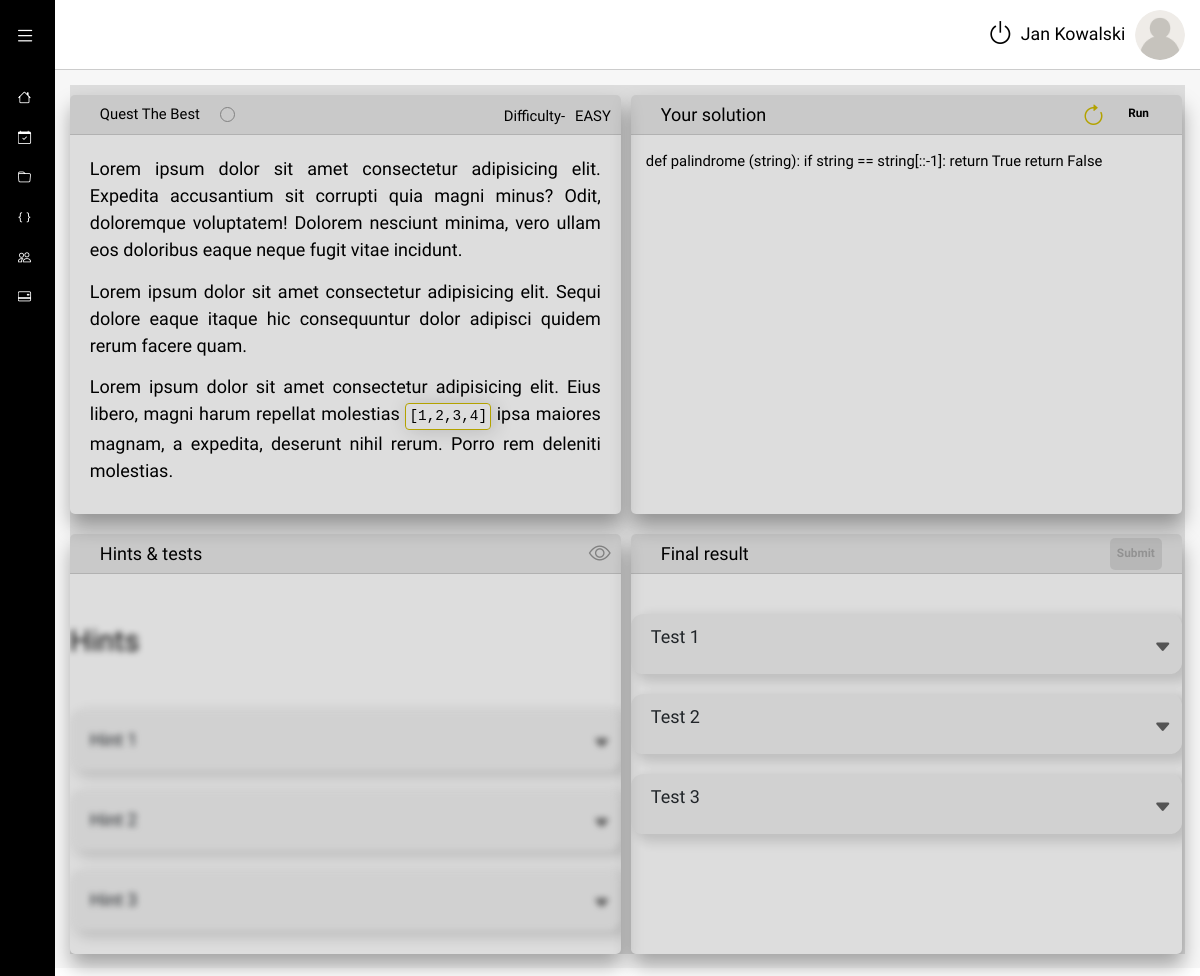
Before: /exercises/3/ (signed in) with the older database file.
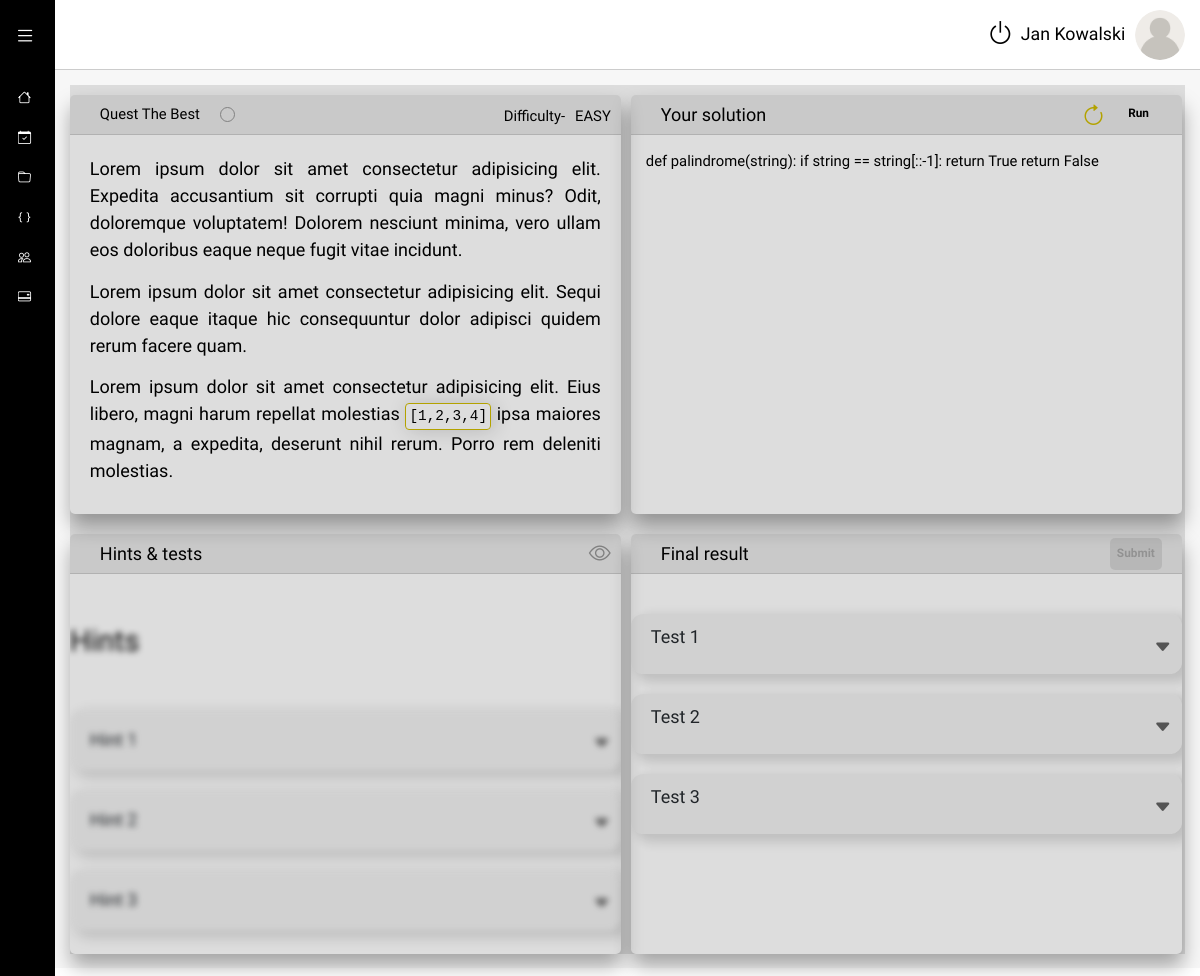
After: the same page with the newer database file.
### Exercises_checker/models.py (models this page shows, shortened)
class ExerciseStatus(models.Model):
    user = models.ForeignKey(User, on_delete=models.CASCADE)
    exercise = models.ForeignKey(Exercise, null=True, on_delete=models.SET_NULL)
    done = models.BooleanField(default=False)
    code = models.TextField(default="", blank=True)

### Exercises_checker/views.py (the view)
# urls.py: path("<int:pk>/", TaskDetailView.as_view(), name="exercise"),
class TaskDetailView(LoginRequiredMixin, DetailView):
    model = ExerciseStatus
    context_object_name = "exercise_status"
    template_name = "Exercises_checker/exercise.html"
    def get_object(self, queryset=None):
        exercise_status = (
            ExerciseStatus.objects.filter(user=self.request.user)
            .filter(exercise__id=self.kwargs["pk"])
            .first()
        )
        if not exercise_status:
            raise Http404
        return exercise_status

### CRM_core/templatetags/auth_extras.py (called while the page is built)
@register.filter(name="has_group")
def has_group(user, group_name):
    return user.groups.filter(name=group_name).exists()

### Exercises_checker/templates/Exercises_checker/exercise.html (shortened to what the changed rows need)
{% extends 'extends/layout.html' %}
{% load auth_extras %}
{% load static %}
{% block style %}
<link rel="stylesheet" href={% static  "Exercises_checker/css/layout.css" %}>
{% endblock style %}
{% block main_content %}
<div class="wrapper2">
  <section class="content">
      <section class="solution">
          <div class="full-code-field">
            <div id="editor" class="code-line" >{{ exercise_status.code }}</div>
          </div>
      </section>
      <section class="tests">
          <div class="test-and-hints blured">
              <h2 class="hints-heading"><span class="strong-undo">Hints</span></h2>
          </div>
      </section>
  </section>
</div>
{% endblock main_content %}

Changed rows visible on the page:
changed ExerciseStatus: code "def palindrome (string): if string == string[::-1]: return True return False" → "def palindrome(string): if string == string[::-1]: return True return False"
